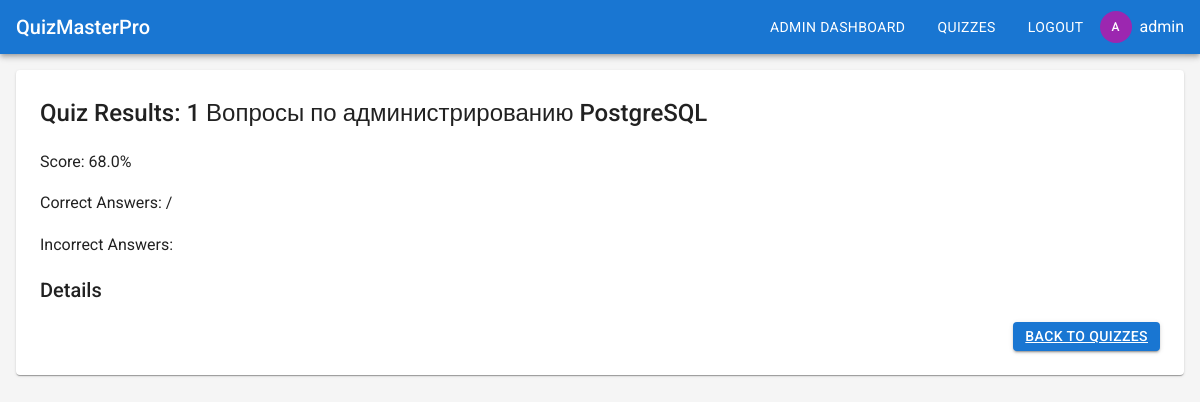
Before: /quizzes/6/result (signed in) with the older database file.
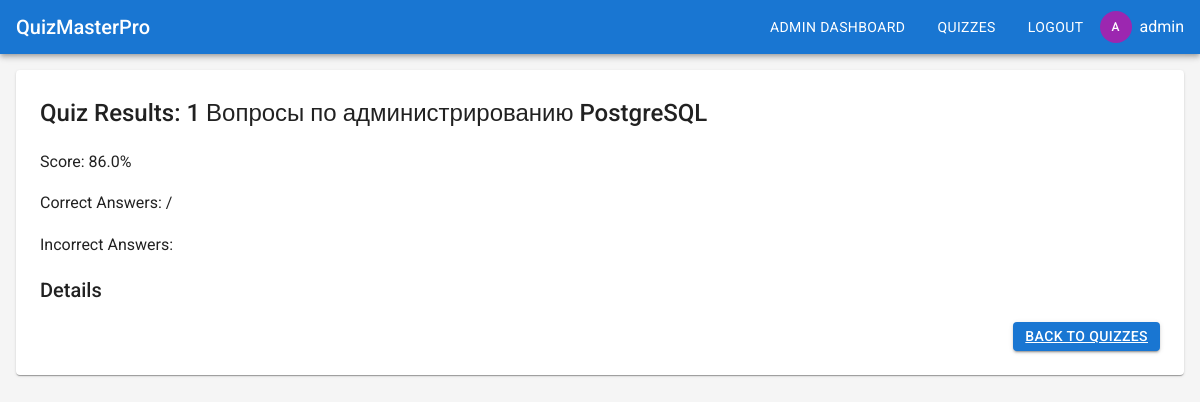
After: the same page with the newer database file.
### app/models.py (models this page shows, shortened)
class User(db.Model, UserMixin):
    id = db.Column(db.Integer, primary_key=True)
    username = db.Column(db.String(64), index=True, unique=True)
    password_hash = db.Column(db.String(128))
    is_admin = db.Column(db.Boolean, default=False)
    created_at = db.Column(db.DateTime, default=datetime.utcnow)

class Quiz(db.Model):
    id = db.Column(db.Integer, primary_key=True)
    title = db.Column(db.String(128), nullable=False)
    description = db.Column(db.Text)
    created_at = db.Column(db.DateTime, default=datetime.utcnow)
    created_by = db.Column(db.Integer, db.ForeignKey('user.id'))
    is_active = db.Column(db.Boolean, default=True)
    questions = db.relationship('Question', backref='quiz', lazy='dynamic', cascade='all, delete-orphan')

class QuizResult(db.Model):
    id = db.Column(db.Integer, primary_key=True)
    user_id = db.Column(db.Integer, db.ForeignKey('user.id'))
    quiz_id = db.Column(db.Integer, db.ForeignKey('quiz.id'))
    score = db.Column(db.Float)
    completed_at = db.Column(db.DateTime, default=datetime.utcnow)
    details = db.Column(db.Text)  # JSON with answer details
    user = db.relationship('User', backref='results')
    quiz = db.relationship('Quiz', backref='results')

### app/routes/quiz_routes.py (the view)
@quiz_bp.route('/<int:quiz_id>/result')
@login_required
def quiz_result(quiz_id):
    result = QuizResult.query.filter_by(quiz_id=quiz_id, user_id=current_user.id).order_by(QuizResult.completed_at.desc()).first()
    if not result:
        logger.warning(f'No result found for quiz {quiz_id} and user {current_user.username}')
        flash('No result found for this quiz', 'error')
        return redirect(url_for('quiz.list_quizzes'))
    quiz_results = json.loads(result.details)
    logger.info(f'User {current_user.username} viewed result for quiz {quiz_id}')
    return render_template('quiz/result.html', quiz=Quiz.query.get(quiz_id), result=result, quiz_results=quiz_results)

### app/__init__.py (called while the page is built)
def create_app():
    app = Flask(__name__)
    app.config.from_object(Config)
    db.init_app(app)
    login_manager.init_app(app)
    login_manager.login_view = 'auth.login'
    from app.routes.main import main_bp
    from app.routes.auth_routes import auth_bp
    from app.routes.quiz_routes import quiz_bp
    from app.routes.admin_routes import admin_bp
    app.register_blueprint(main_bp)
    app.register_blueprint(auth_bp, url_prefix='/auth')
    app.register_blueprint(quiz_bp, url_prefix='/quizzes')
    app.register_blueprint(admin_bp)
    @login_manager.user_loader
    def load_user(user_id):
        from app.models import User
        return User.query.get(int(user_id))
    return app

### app/templates/quiz/result.html (shortened to what this page needs)
{% extends "base.html" %}
{% block content %}
<div class="card">
    <div class="card-content">
        <h2>Quiz Results: {{ quiz.title }}</h2>
        <p>Score: {{ result.score }}%</p>
        <p>Correct Answers: {{ quiz_results.correct_count }} / {{ quiz_results.total_questions }}</p>
        <p>Incorrect Answers: {{ quiz_results.incorrect_count }}</p>
        <h3>Details</h3>
        <div class="text-right">
            <a href="{{ url_for('quiz.list_quizzes') }}" class="btn btn-primary">Back to Quizzes</a>
        </div>
    </div>
</div>
{% endblock %}

### app/templates/base.html (shortened to what this page needs)
<!DOCTYPE html>
<html lang="en">
<head>
    <link rel="stylesheet" href="{{ url_for('static', filename='css/material.css') }}">
</head>
<body>
    <nav class="navbar">
        <a href="{{ url_for('main.index') }}" class="navbar-brand">QuizMasterPro</a>
        <div class="navbar-menu">
            {% if current_user.is_authenticated %}
                {% if current_user.is_admin %}
                    <a href="{{ url_for('admin.dashboard') }}" class="navbar-item">Admin Dashboard</a>
                {% endif %}
                <a href="{{ url_for('quiz.list_quizzes') }}" class="navbar-item">Quizzes</a>
                <a href="{{ url_for('auth.logout') }}" class="navbar-item">Logout</a>
                <div class="user-info">
                    <span class="avatar">{{ current_user.username[0] | upper }}</span>
                    <span>{{ current_user.username }}</span>
                </div>
            {% else %}
                <a href="{{ url_for('auth.login') }}" class="navbar-item">Login</a>
            {% endif %}
        </div>
    </nav>
    <div class="container">
        {% block content %}
        {% endblock %}
    </div>
</body>
</html>

### app/static/css/material.css (style rules this page uses)
:root { --primary: #1976d2; --primary-dark: #1565c0; --primary-light: #42a5f5; --secondary: #9c27b0; --secondary-dark: #7b1fa2; --secondary-light: #ba68c8; --error: #d32f2f; --warning: #ed6c02; --info: #0288d1; --success: #2e7d32; --background: #f5f5f5; --surface: #ffffff; --text-primary: rgba(0, 0, 0, 0.87); --text-secondary: rgba(0, 0, 0, 0.6); --text-disabled: rgba(0, 0, 0, 0.38); --divider: rgba(0, 0, 0, 0.12); }
body { font-family: 'Roboto', sans-serif; margin: 0; padding: 0; background-color: var(--background); color: var(--text-primary); line-height: 1.6; }
h1, h2, h3, h4, h5, h6 { font-weight: 500; margin: 0 0 1rem 0; }
h2 { font-size: 1.5rem; }
h3 { font-size: 1.25rem; }
.container { max-width: 1200px; margin: 0 auto; padding: 1rem; }
.card { background: var(--surface); border-radius: 4px; box-shadow: 0 2px 1px -1px rgba(0,0,0,0.2), 0 1px 1px 0 rgba(0,0,0,0.14), 0 1px 3px 0 rgba(0,0,0,0.12); padding: 1.5rem; margin-bottom: 1.5rem; }
.btn { display: inline-flex; align-items: center; justify-content: center; padding: 0.25rem 0.75rem; border-radius: 4px; font-size: 0.875rem; font-weight: 500; text-transform: uppercase; letter-spacing: 0.02857em; cursor: pointer; border: none; transition: background-color 250ms cubic-bezier(0.4, 0, 0.2, 1) 0ms, box-shadow 250ms cubic-bezier(0.4, 0, 0.2, 1) 0ms, border 250ms cubic-bezier(0.4, 0, 0.2, 1) 0ms; min-width: 64px; box-shadow: 0 3px 1px -2px rgba(0,0,0,0.2), 0 2px 2px 0 rgba(0,0,0,0.14), 0 1px 5px 0 rgba(0,0,0,0.12); line-height: 1.5; }
.btn-primary { background-color: var(--primary); color: white; }
.navbar { background-color: var(--primary); color: white; padding: 0 1rem; box-shadow: 0 2px 4px -1px rgba(0,0,0,0.2), 0 4px 5px 0 rgba(0,0,0,0.14), 0 1px 10px 0 rgba(0,0,0,0.12); display: flex; justify-content: space-between; align-items: center; }
.navbar-brand { font-size: 1.25rem; font-weight: 500; text-decoration: none; color: white; }
.navbar-menu { display: flex; align-items: center; }
.navbar-item { padding: 1rem; color: white; text-decoration: none; font-size: 0.875rem; text-transform: uppercase; letter-spacing: 0.02857em; }
.user-info { display: flex; align-items: center; }
.avatar { width: 32px; height: 32px; border-radius: 50%; background-color: var(--secondary); color: white; display: flex; align-items: center; justify-content: center; margin-right: 0.5rem; font-size: 0.75rem; font-weight: 500; }
.text-right { text-align: right; }

Changed rows visible on the page:
no longer on this page (row unchanged): QuizResult: score "68.0"
added QuizResult: score "86.0"
